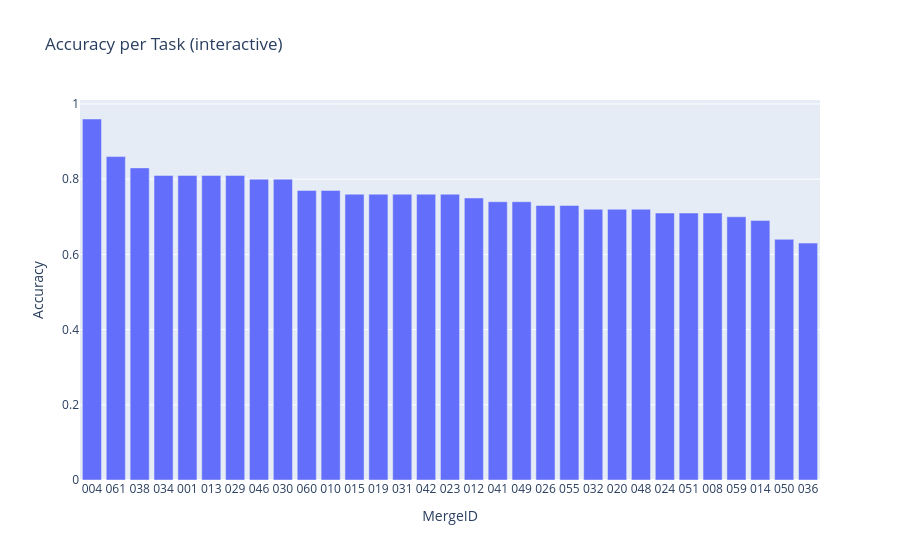

Write notebook code for a chart like this one.
### Code cell
import plotly.express as px
sorted_df = pivot_predTask_counts.sort_values('% Right', ascending=False)
fig = px.bar(
    sorted_df,
    x="MergeID",
    y="% Right",
    hover_data=["Description"],
    title="Accuracy per Task (interactive)",
    labels={"% Right": "Accuracy"}
)
fig.show()

### Figure 1 — Plotly figure (JSON) as saved in the notebook; plotly's stock layout.template omitted (floating-point values rounded to 4 significant figures)
{"data": [{"alignmentgroup": "True", "customdata": [["Bitte lesen Sie die Adresse: Laurentiusbergstraße 27, Tauberbischofsheim"], ["Bitte lesen die Adresse: Ernst-Fahlbusch-Straße 79, Göttingen Weende"], ["Erzählen Sie eine Geschichte zum Bild - tat_12M"], ["Bitte sprechen Sie mit dem Versuchsleiter: Erzählen Sie von einem Ihrer Urlaube."], ["Bitte lesen Sie die Telefonnummer: +491763582901"], ["Bitte lesen Sie die Adresse: 18546 Sassnitz"], ["Bitte lesen Sie die Kreditkartennummer: 1390 7516 0281 9357"], ["Bitte stellen Sie sich vor, sie wollen ihre Sitzheizung auf Stufe 2 schalten. Geben Sie dem Auto den Befehl, dies zu tun."], ["Erzählen Sie eine Geschichte zum Bild - tat_13MF"], ["Bitte buchstabieren: M A R K T G R A I T Z"], ["Sprechen Sie mit dem Versuchsleiter über das Bild - tat_3GF"], ["Bitte lesen: 06271 57390"], ["Bitte Adresse lesen: Madapaka-Betegindis-Straße 77b"], ["Bitte lesen Sie das Autokennzeichen: STA-PB 2759"], ["Bitte stellen Sie sich vor, Sie wollten den Radiosender auf Speicherplatz FM3 einstellen. Geben Sie dem Auto den Befehl, dies zu tun."], ["Bitte so schnell wie möglich lesen: Bemoost wächst nächt dem Strom ein Stamm, feststämmig stolz strebt sein Geäst stromwärts, und weist nach Ost und West."], ["Bitte lesen: Backer, Muselmann, Menschen, Massen, Morder, Mohren, Mutter, Manumentenmacher"], ["Bitte Steuerbefehl lesen: Temperatur 23 °C"], ["Sie möchten zum Hilton Nürnberg und dafür Ihr Navigationssystem benutzen. Geben Sie Ihrem Auto den entsprechenden Befehl."], ["Bitte Telefonnummer lesen: 0862359286"], ["Sie wollen den 9. Titel auf der 6. CD Ihres CD-Wechslers hören. Geben Sie Ihrem Auto den Befehl dazu."], ["Bitte so schnell wie möglich lesen: Messwechsel, Wachsmaske, Wachsmaske, Messwechsel"], ["Bitte so schnell wie möglich lesen: Ketzer, Krächzer petzten jetzt kläglich, letztlich plötzlich leicht skeptisch."], ["Sie wollen Ihre Klimaanlage anschalten. Geben Sie Ihrem Auto den Befehl, dies zu tun."], ["Bitte lesen Sie die Adresse: Schwester-Hermenegildis-Straße"], ["Bitte Steuerbefehl lesen: Frequenz 92,2 MHz"], ["Bitte lesen Sie die Adresse: Sportplatzweg 27, Marktgraitz"], ["Bitte Steuerbefehl lesen: nächster Titel"], ["Bitte beantworten Sie folgende Frage: Was war bisher das schönste Geschenk, das Sie bekommen haben und warum hat es Ihnen so gefallen?"], ["Bitte Steuerbefehl lesen: Autobahnen meiden"], ["Bitte so schnell wie möglich lesen: Die Köchin mit dem Tupfenkopftuch kocht Karpfen in dem Kupferkochtopf."]], "hovertemplate": "MergeID=%{x}<br>Accuracy=%{y}<br>Description=%{customdata[0]}<extra></extra>", "legendgroup": "", "marker": {"color": "#636efa", "pattern": {"shape": ""}}, "name": "", "offsetgroup": "", "orientation": "v", "showlegend": false, "textposition": "auto", "type": "bar", "x": ["004", "061", "038", "034", "001", "013", "029", "046", "030", "060", "010", "015", "019", "031", "042", "023", "012", "041", "049", "026", "055", "032", "020", "048", "024", "051", "008", "059", "014", "050", "036"], "xaxis": "x", "y": [0.96, 0.86, 0.83, 0.81, 0.81, 0.81, 0.81, 0.8, 0.8, 0.77, 0.77, 0.76, 0.76, 0.76, 0.76, 0.76, 0.75, 0.74, 0.74, 0.73, 0.73, 0.72, 0.72, 0.72, 0.71, 0.71, 0.71, 0.7, 0.69, 0.64, 0.63], "yaxis": "y"}], "layout": {"barmode": "relative", "legend": {"tracegroupgap": 0}, "title": {"text": "Accuracy per Task (interactive)"}, "xaxis": {"anchor": "y", "domain": [0, 1], "title": {"text": "MergeID"}}, "yaxis": {"anchor": "x", "domain": [0, 1], "title": {"text": "Accuracy"}}}}
